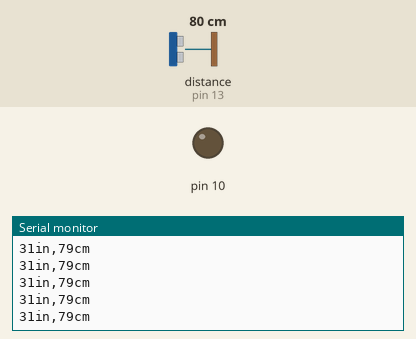
The sketch below on a simulated Arduino Uno, built with avr-gcc and run on an emulated ATmega328P. Parts: output pins drawn as LEDs (lit = HIGH), the last lines printed to the serial monitor. Wiring (inferred from the names in the program): ultrasonic range finder: trigger pin 12; echo pin 13. The test bench sets the inputs (shaded band); at power-on: distance to the obstacle (sensor on pin 13) 80 cm. The echo pulse lasts 58.3 µs per cm; pins used as bus, display or sensor lines are not drawn.

Above: at 1.2 s.
1.3 s: distance to the obstacle (sensor on pin 13) set to 2 cm
At 2.4 s:
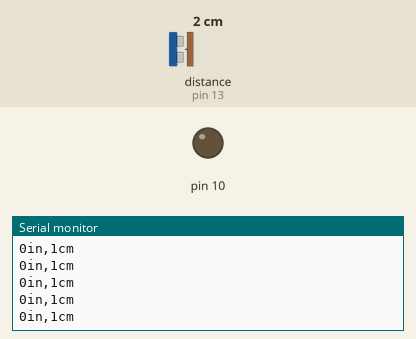
4.3 s: distance to the obstacle (sensor on pin 13) set to 18 cm
At 5.4 s:
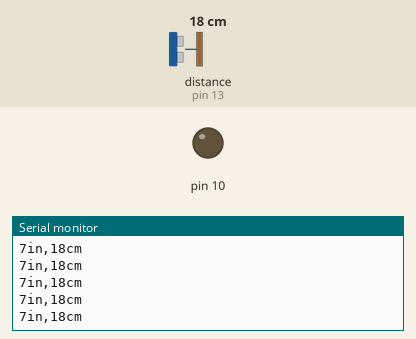
Timing chart, 0 to 7.3 s (numbered marks = the images above; inputs shaded):
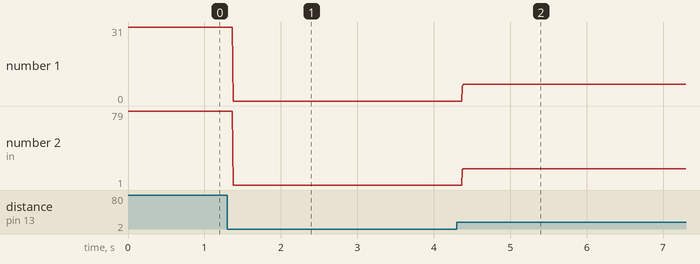

The sketch:

VEX_READ.ino
```cpp
int trigPin = 12; //Trig - green Jumper
int echoPin = 13; //Echo - yellow Jumper
long duration, cm, inches; //Tells units of length


int val = 0;

void setup() {
  pinMode(10,OUTPUT);
  pinMode(12,OUTPUT);
  pinMode(13,INPUT);


    //Serial Port begin
Serial.begin (9600); // Sets a serial port value
//Define inputs and outputs
pinMode(trigPin, OUTPUT); // Trig is output and sound waves come out of trig
pinMode(echoPin, INPUT); //Echo is input and recieves waves after a period of time
}

void loop() {
// The sensor is triggered by a HIGH pulse of 10 or more microseconds
// Give a short LOW pulse beforehand to ensure a clean HIGH
pulse:
digitalWrite(trigPin, LOW); // Trig starts off
delayMicroseconds(5); //Wait five microseconds
digitalWrite(trigPin, HIGH); // Trig pin on
delayMicroseconds(10); // Wait ten microseconds
digitalWrite(trigPin, LOW); // Trig pin off
// Read the signal from the sensor: a HIGH pulse whose
// duration is the time (in microseconds) from the sending
// of the ping to the reception of its echo off of an object
pinMode(echoPin, INPUT); // Echo pin recieves output waves
duration = pulseIn(echoPin, HIGH); // Echo pin is on
// convert the time into a distance
cm = (duration/2) / 29.1; // Converts time to cm value
 inches = (duration/2) / 74; // Converts time to inch value

 Serial.print(inches); // Prints inches value
 Serial.print("in,"); // Prints “in,”
 Serial.print(cm); //Prints cm value
 Serial.print("cm"); // Prints “cm”
 Serial.println(); // Prints out results to the serial reader
}
```

Measured:
- after the input at 1.3 s, the serial monitor: prints a new line after 0.08 s (image 1)
- after the input at 4.3 s, the serial monitor: prints a new line after 0.07 s (image 2)
- plotted number 1: 31 → 0 after the input at 1.3 s, 0 → 7 after the input at 4.3 s
- plotted number 2: 79 → 1 after the input at 1.3 s, 1 → 18 after the input at 4.3 s
